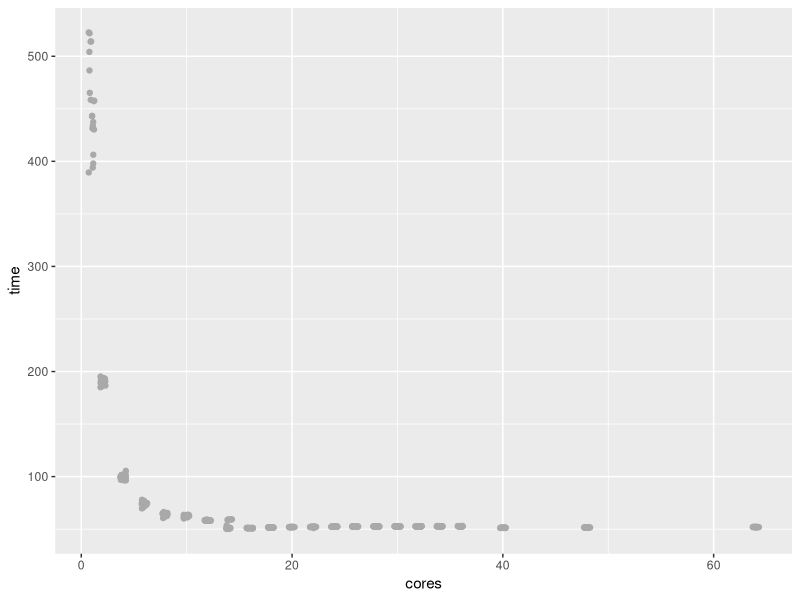

The R script that drew this image:
library(ggplot2)

data <- read.table("./data.txt",header = TRUE, stringsAsFactors = FALSE)
data
d10k <- data[data$works=="10k",]
d10k
d1k <- data[data$works=="1k",]
d1k


a10k <- data.frame(cores= as.integer(names(table(d10k$cores))))
for (i in a10k$cores){
  a10k$mean[a10k$cores == i] <- mean(d10k$time[d10k$cores==i])
  a10k$sd[a10k$cores == i] <- sd(d10k$time[d10k$cores==i])
}

a10k

ggplot(d10k, aes(x=cores, y=time),xlab("# Cores"),ylab("Time [s]")) +
  geom_jitter(position = position_jitter(0.3), color = "darkgray")+
  stat_summary(fun.data=mean_sdl, fun.args = list(mult=1),
               geom="pointrange", color="red",size=0.2)+
  stat_summary(aes(label=round(..y..,2)),fun.data=mean_sdl, geom="text",hjust=-0.5,vjust=-1,angle=45)





